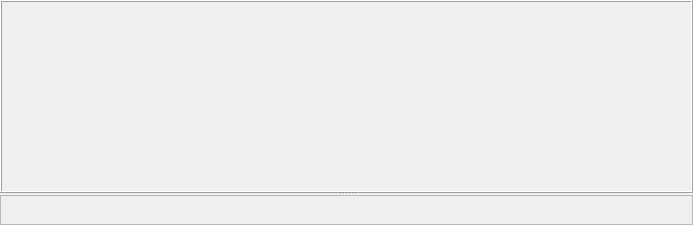
<?xml version="1.0" encoding="UTF-8"?>
<ui version="4.0">
 <class>FileViewClass</class>
 <widget class="QFrame" name="FileViewClass">
  <property name="geometry">
   <rect>
    <x>0</x>
    <y>0</y>
    <width>693</width>
    <height>225</height>
   </rect>
  </property>
  <property name="windowTitle">
   <string>FileView</string>
  </property>
  <layout class="QVBoxLayout" name="verticalLayout" stretch="0">
   <property name="spacing">
    <number>0</number>
   </property>
   <property name="margin">
    <number>0</number>
   </property>
   <item>
    <widget class="QSplitter" name="splitter">
     <property name="orientation">
      <enum>Qt::Vertical</enum>
     </property>
     <property name="handleWidth">
      <number>2</number>
     </property>
     <widget class="WaveViewerWidget" name="waveWidget">
      <property name="sizePolicy">
       <sizepolicy hsizetype="Expanding" vsizetype="Expanding">
        <horstretch>0</horstretch>
        <verstretch>0</verstretch>
       </sizepolicy>
      </property>
      <property name="minimumSize">
       <size>
        <width>0</width>
        <height>50</height>
       </size>
      </property>
      <property name="contextMenuPolicy">
       <enum>Qt::CustomContextMenu</enum>
      </property>
      <property name="frameShape">
       <enum>QFrame::Box</enum>
      </property>
      <property name="frameShadow">
       <enum>QFrame::Raised</enum>
      </property>
     </widget>
     <widget class="PhraseController" name="phraseController">
      <property name="minimumSize">
       <size>
        <width>0</width>
        <height>30</height>
       </size>
      </property>
      <property name="contextMenuPolicy">
       <enum>Qt::CustomContextMenu</enum>
      </property>
      <property name="widgetResizable">
       <bool>true</bool>
      </property>
      <widget class="QWidget" name="scrollAreaWidgetContents_2">
       <property name="geometry">
        <rect>
         <x>0</x>
         <y>0</y>
         <width>691</width>
         <height>28</height>
        </rect>
       </property>
      </widget>
     </widget>
    </widget>
   </item>
  </layout>
 </widget>
 <layoutdefault spacing="6" margin="11"/>
 <customwidgets>
  <customwidget>
   <class>WaveViewerWidget</class>
   <extends>QFrame</extends>
   <header>..\waveviewerwidget\waveviewerwidget.h</header>
   <container>1</container>
  </customwidget>
  <customwidget>
   <class>PhraseController</class>
   <extends>QScrollArea</extends>
   <header>..\phrasecontroller\phrasecontroller.h</header>
   <container>1</container>
  </customwidget>
 </customwidgets>
 <resources/>
 <connections/>
</ui>
